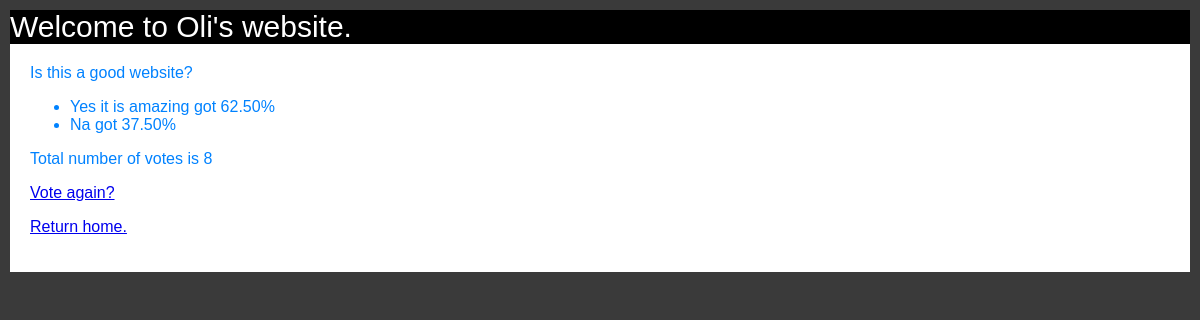
The app's page /Polls_App/12/results/ with its own data.
### Polls_App/models.py (models this page shows, shortened)
class Question(models.Model):
	question_text  = models.CharField(max_length=200)
	published_date = models.DateTimeField('date published')
	no_votes = models.IntegerField(default = 0)
	def was_published_recently(self):
		now = timezone.now()
		return now - datetime.timedelta(days = 1) <= self.published_date <= now
	was_published_recently.admin_order_field = 'published_date'
	was_published_recently.boolean = True
	was_published_recently.short_description = 'Published recently?'

class Choice(models.Model):
	question = models.ForeignKey(Question, on_delete = models.CASCADE)
	choice_text = models.CharField(max_length = 200)
	votes = models.IntegerField(default = 0)
	votes_percentage = models.DecimalField(max_digits = 5, decimal_places=2, default=0.00)

### Polls_App/views.py (the view)
# urls.py: path('<int:pk>/results/', views.ResultsView.as_view(), name = 'results'),
class ResultsView(generic.DetailView):
	model = Question
	template_name = 'Polls_App/results.html'

### Polls_App/templates/Polls_App/results.html (shortened to what this page needs)
{% load static %}
<link rel = "stylesheet" type = "text/css" href = "{% static 'Polls_App/style.css' %}">
<header>
	Welcome to Oli's website.
</header>
<section>
	{{ question.question_text }}
	<ul>
		{% for choice in question.choice_set.all %}
			<li>
				{{ choice.choice_text  }} got {{choice.votes_percentage}}<span>&#37;</span>
			</li>
		{% endfor %}
	</ul>
	<p>Total number of votes is {{question.no_votes}}</p>
	<a href="{% url 'Polls_App:detail' question.id %}"> Vote again? </a>
	<p> <a href="{% url 'Polls_App:index' %}"> Return home. </a> </p>
</section>

### Polls_App/static/Polls_App/style.css (style rules this page uses)
header { background: black; font-size: 30px; color: rgb(0, 130, 255) padding: 50px; }
section { background: white; color: rgb(0, 130, 255); padding: 20px; }

### records on screen
Question: question_text "Is this a good website?", no_votes "8"
Choice: choice_text "Yes it is amazing", votes_percentage "62.50"
Choice: choice_text "Na", votes_percentage "37.50"
